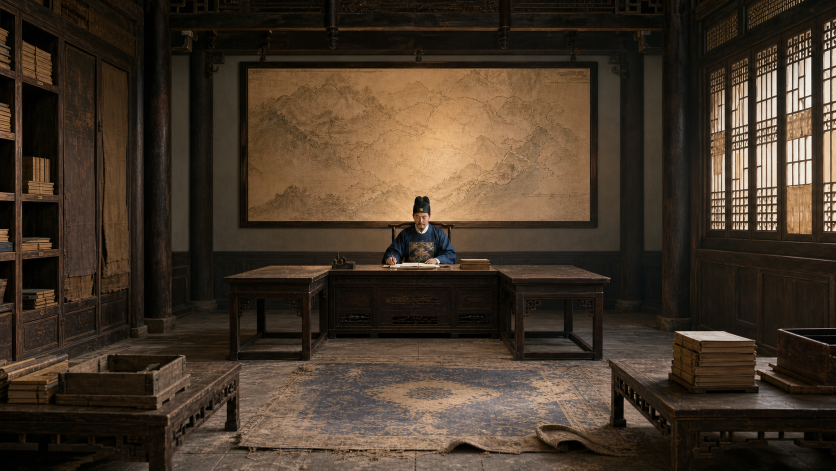
#> input picture video/sources/world/county/council/deficit/source.png, 1672 x 941 px, found by its file name (shown at 1/2 size)
$ python prepare-county-scene-assets.py
#> lines starting #> are read from the running program, lines starting #| are printed output that depends on the picture
#!/usr/bin/env python3
"""Build deployment posters from the independently generated county scenes."""

from __future__ import annotations

from pathlib import Path

from PIL import Image, ImageEnhance


ROOT = Path(__file__).resolve().parents[1]
SOURCE_ROOT = ROOT / "video" / "sources" / "world" / "county"
OUTPUT_ROOT = ROOT / "public" / "scenes" / "county"
ROOMS = ("hall", "treasury", "council", "works")
STATES = ("stable", "strained", "deficit")


def build_poster(room: str, state: str) -> None:
#> called with room = 'hall', state = 'stable'
    source = SOURCE_ROOT / room / state / "source.png"
    output = OUTPUT_ROOT / room / state / "poster.webp"
    if not source.exists():
        raise FileNotFoundError(source)

    output.parent.mkdir(parents=True, exist_ok=True)
    with Image.open(source) as image:
#> image is the input picture: PIL image 1672x941 RGB; mean R, G, B 68.3, 54.2, 40.4
        image = image.convert("RGB")
        target_ratio = 16 / 9
        source_ratio = image.width / image.height
#> source_ratio = 1.78
        if source_ratio > target_ratio:
            width = round(image.height * target_ratio)
            left = (image.width - width) // 2
            image = image.crop((left, 0, left + width, image.height))
        elif source_ratio < target_ratio:
            height = round(image.width / target_ratio)
#> height = 940
            top = (image.height - height) // 2
#> top = 0
            image = image.crop((0, top, image.width, top + height))
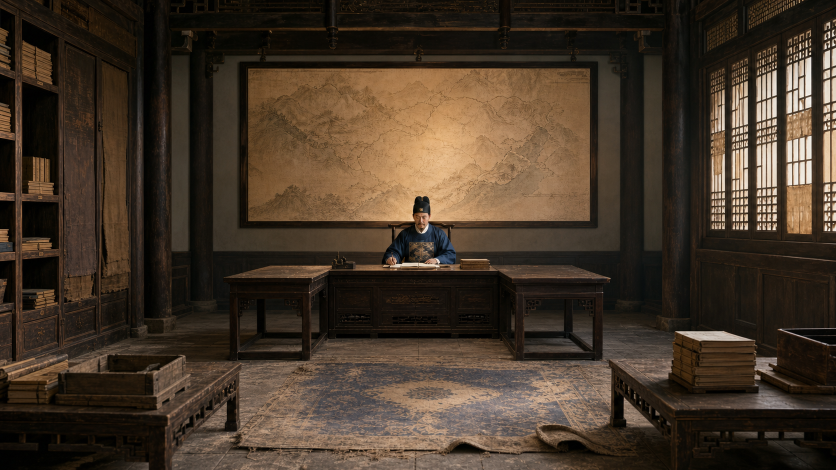
#> image: PIL image 1672x940 RGB (shown at 1/2 size); mean R, G, B 68.3, 54.2, 40.4

        image = image.resize((1600, 900), Image.Resampling.LANCZOS)
#> image: PIL image 1600x900 RGB
        image = ImageEnhance.Sharpness(image).enhance(1.08)
        image.save(output, "WEBP", quality=88, method=6)


def main() -> None:
    for room in ROOMS:
        for state in STATES:
            build_poster(room, state)


if __name__ == "__main__":
    main()
